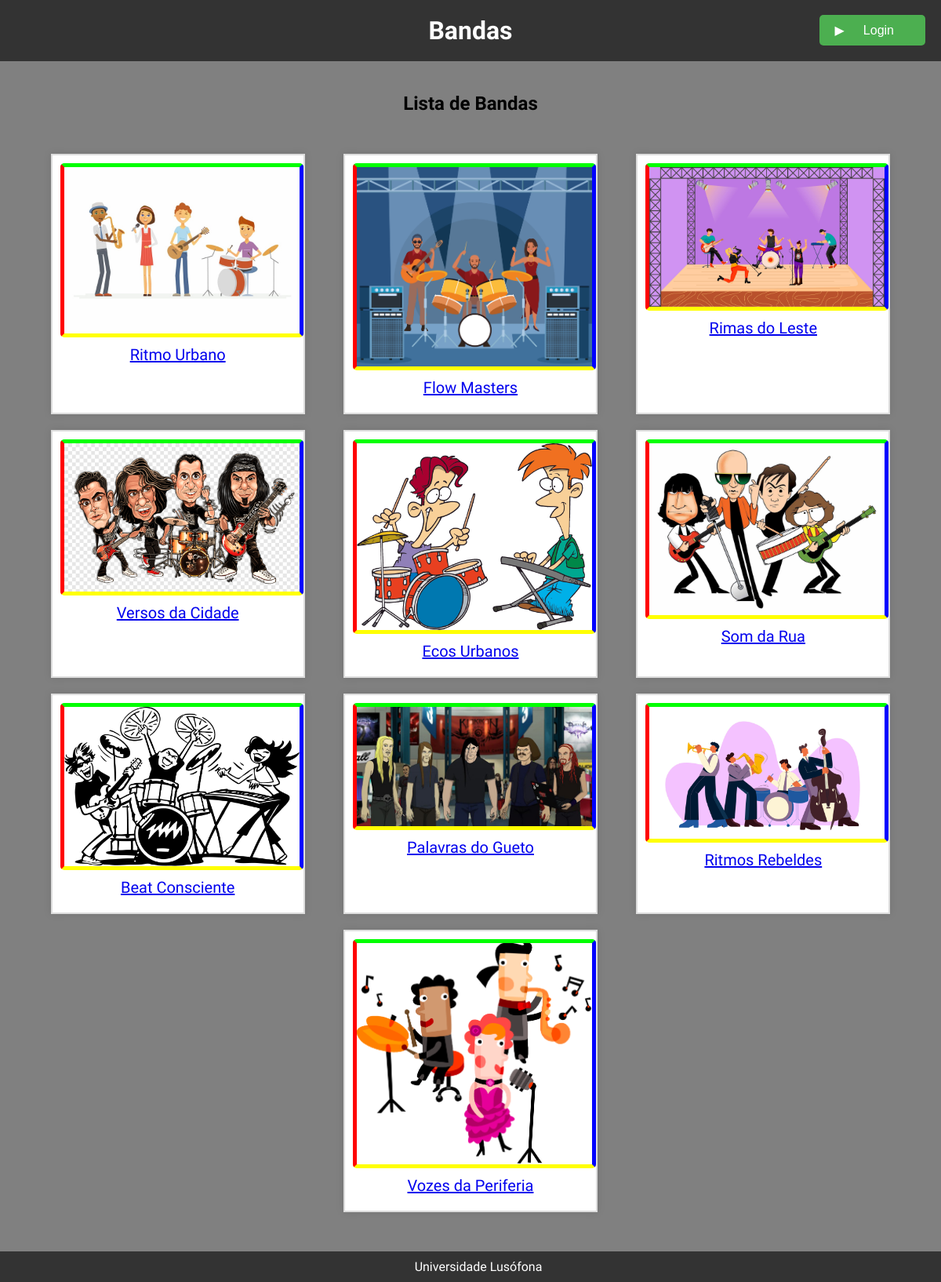
The page /bandas/ on the database its author committed.
### bandas/models.py (models this page shows, shortened)
class Banda(models.Model):
    nome = models.CharField(max_length=100)
    foto = models.ImageField(upload_to='bandas/', null=True, blank=True)
    info = models.TextField()
    biografia = models.TextField(default='', null=True, blank=True)  # Novo campo

### bandas/views.py (the view)
# urls.py: path('', views.index_view, name='index'),
def index_view(request):
    bandas = Banda.objects.all()
    context = {
        'bandas': bandas
    }
    return render(request, 'bandas/index.html', context)

### bandas/templates/bandas/index.html (shortened to what this page needs)
{% extends 'bandas/layout.html' %}
{% block content %}
<h2 class="title">Lista de Bandas</h2>
<div class="banda-list">
    {% for banda in bandas %}
    <div class="banda-item">
        {% if banda.foto %}
            <img src="{{ banda.foto.url }}" alt="Foto de {{ banda.nome }}">
        {% endif %}
        <div class="banda-name">
            <a href="{% url 'bandas:banda' banda.id %}">{{ banda.nome }}</a>
        </div>
    </div>
    {% endfor %}
</div>
{% endblock %}

### bandas/templates/bandas/layout.html (shortened to what this page needs)
<html lang="pt">
    <head>
        {% load static %}
        <link rel="stylesheet" href="{% static 'bandas/estilo.css' %}">
    </head>
    <body>
        <header>
            <h1> Bandas </h1>
            <nav>
            {% if user.is_authenticated %}
            <form action="{% url 'logout' %}" method="post">
                {% csrf_token %}
                <button type="submit" class="logout">Logout</button>
            </form>
            {% else %}
            <a href="{% url 'login' %}">
                <button>Login</button>
            </a>
            {% endif %}
        </nav>
        </header>
        <main>
            {% block content %}
            {% endblock %}
        </main>
        <footer>
        <div >
            <p>Universidade Lusófona</p>
        </div>
    </footer>
    </body>
</html>

### bandas/static/bandas/estilo.css (style rules this page uses)
html, body { height: 100%; margin: 0; padding: 0; background: grey; font-family: 'Times New Roman', serif; }
body { display: flex; flex-direction: column; }
header, footer { background-color: #333; color: #fff; padding: 20px; text-align: center; position: relative; }
header h1, footer p { margin: 0; }
nav { position: absolute; top: 50%; right: 20px; transform: translateY(-50%); }
nav a, nav button { color: #fff; text-decoration: none; background-color: #4CAF50; border: none; padding: 10px 20px; border-radius: 5px; cursor: pointer; font-size: 16px; }
main { flex: 1; padding: 20px; }
footer { background-color: #333; color: #fff; text-align: center; padding: 10px; position: relative; width: 100%; bottom: 0; }
.banda-list { display: flex; flex-wrap: wrap; padding: 20px; justify-content: space-around; }
.banda-item { background: white; border: 2px solid #ddd; padding: 10px; margin: 10px; width: 300px; box-shadow: 0 0 10px rgba(0,0,0,0.1); text-align: center; }
.banda-item img { max-width: 100%; height: auto; border-left: 5px solid #f00; border-top: 5px solid #0f0; border-right: 5px solid #00f; border-bottom: 5px solid #ff0; }
.banda-name { margin: 10px 0; font-size: 20px; color: #333; }
.title { text-align: center; margin: 20px 0; }
nav a:link { color: #fff; }
nav a::before { content: "▶ "; }
.banda-item > img { border-radius: 5px; }
.banda-item, .album-item { transition: transform 0.2s; }

### rows shown on the page
Banda: foto (picture), nome "Ritmo Urbano"
Banda: foto (picture), nome "Flow Masters"
Banda: foto (picture), nome "Rimas do Leste"
Banda: foto (picture), nome "Versos da Cidade"
Banda: foto (picture), nome "Ecos Urbanos"
Banda: foto (picture), nome "Som da Rua"
Banda: foto (picture), nome "Beat Consciente"
Banda: foto (picture), nome "Palavras do Gueto"
Banda: foto (picture), nome "Ritmos Rebeldes"
Banda: foto (picture), nome "Vozes da Periferia"
